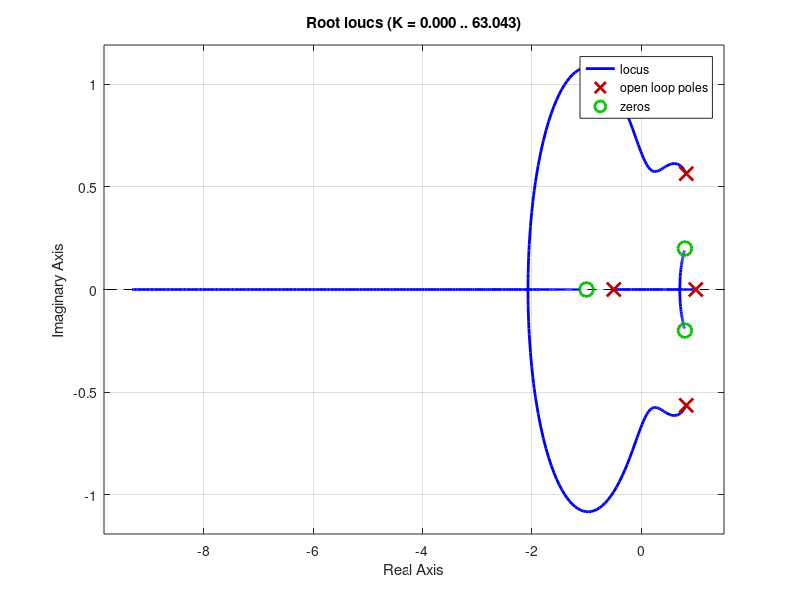

The MATLAB source for this figure:
%% Gantry crane design discrete time
h = 0.7;
z = tf('z', h);
H = 0.1747*(z+1) / (z^2 - 1.65*z + 1)
F = (z^2 - 1.6*z + 0.68)/(z^2 - 0.5*z - 0.5)

figure(8)
clf
rlocus(H*F)
